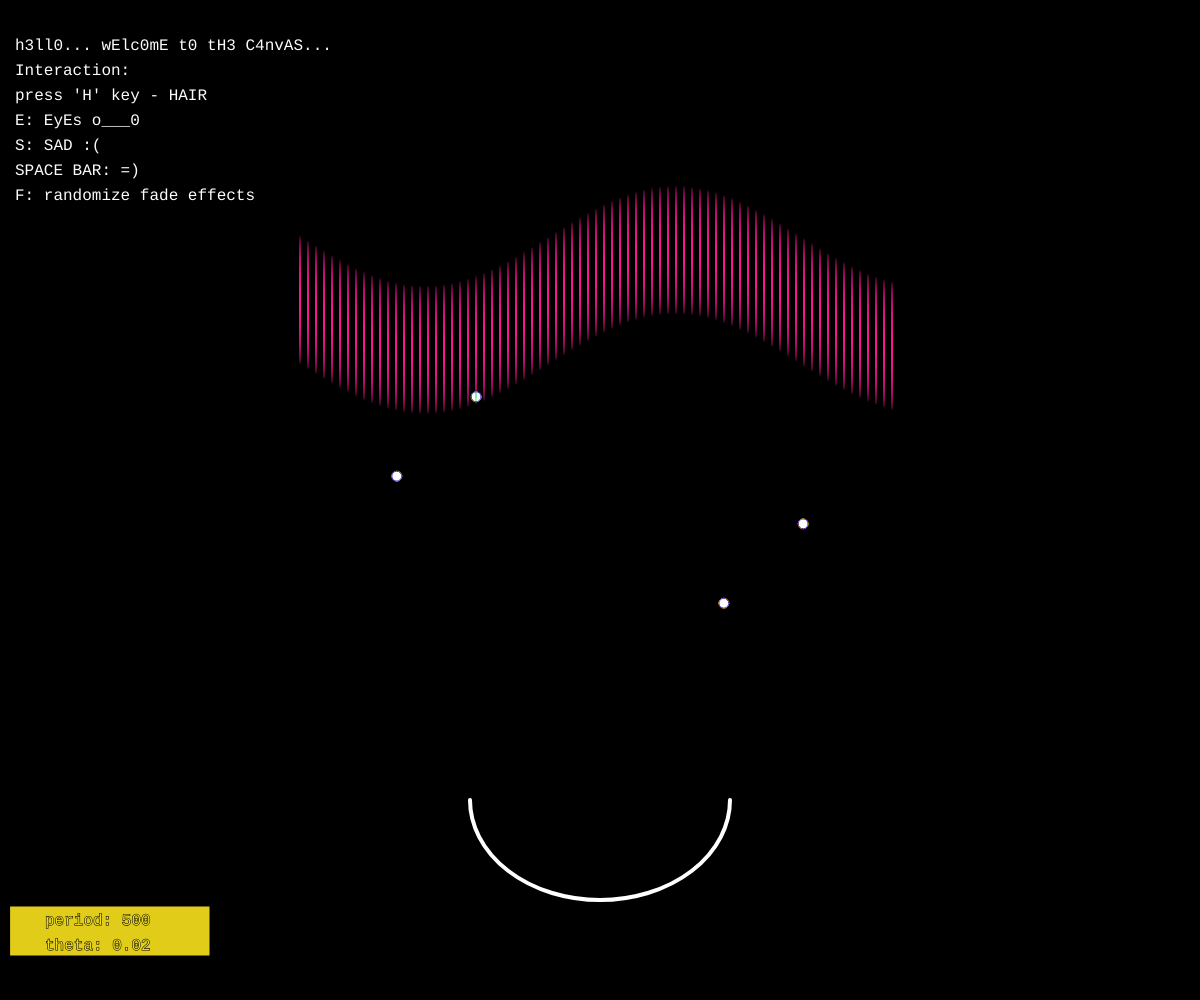
Frame 1 (no input)
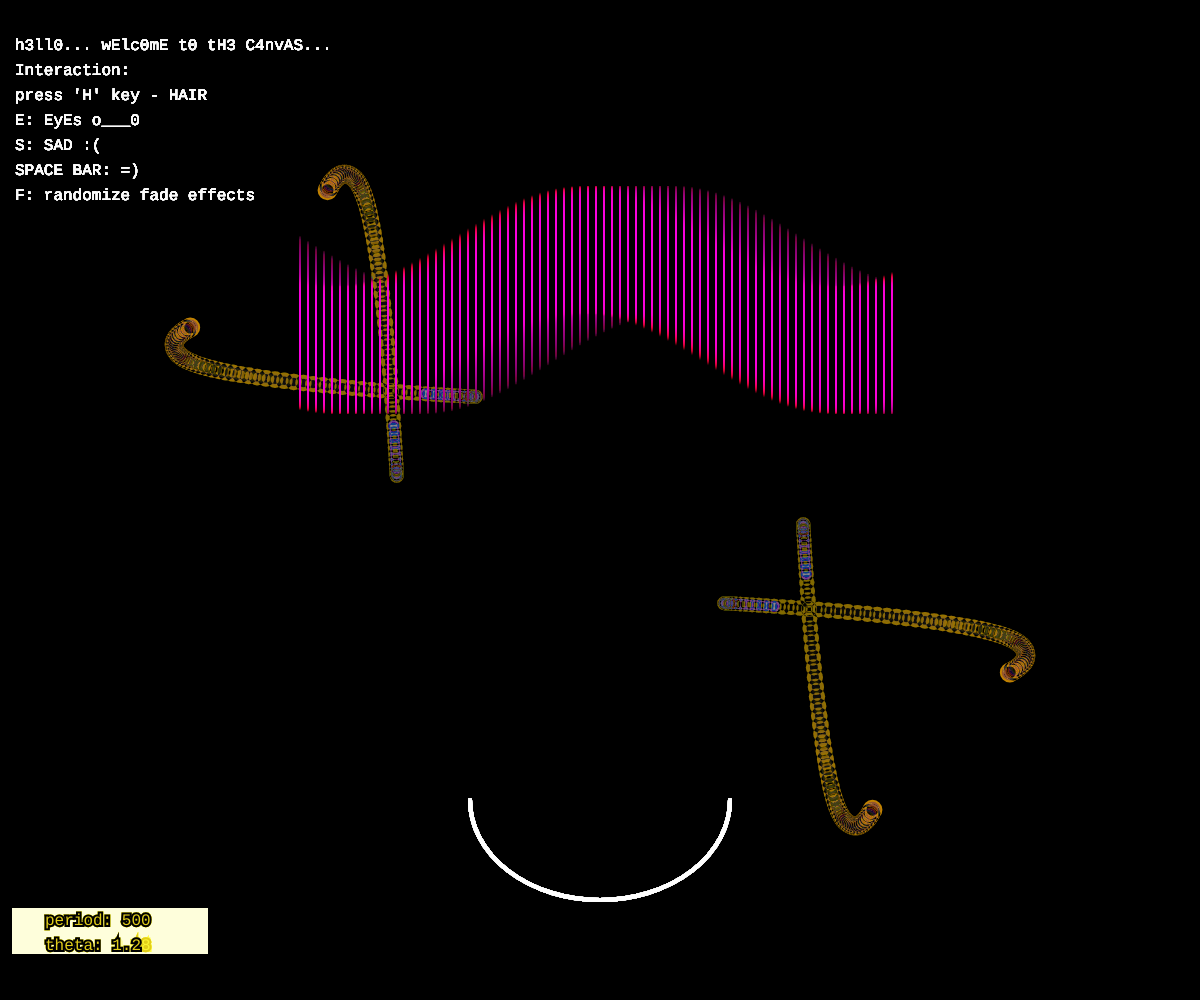
Frame 60 (no input)
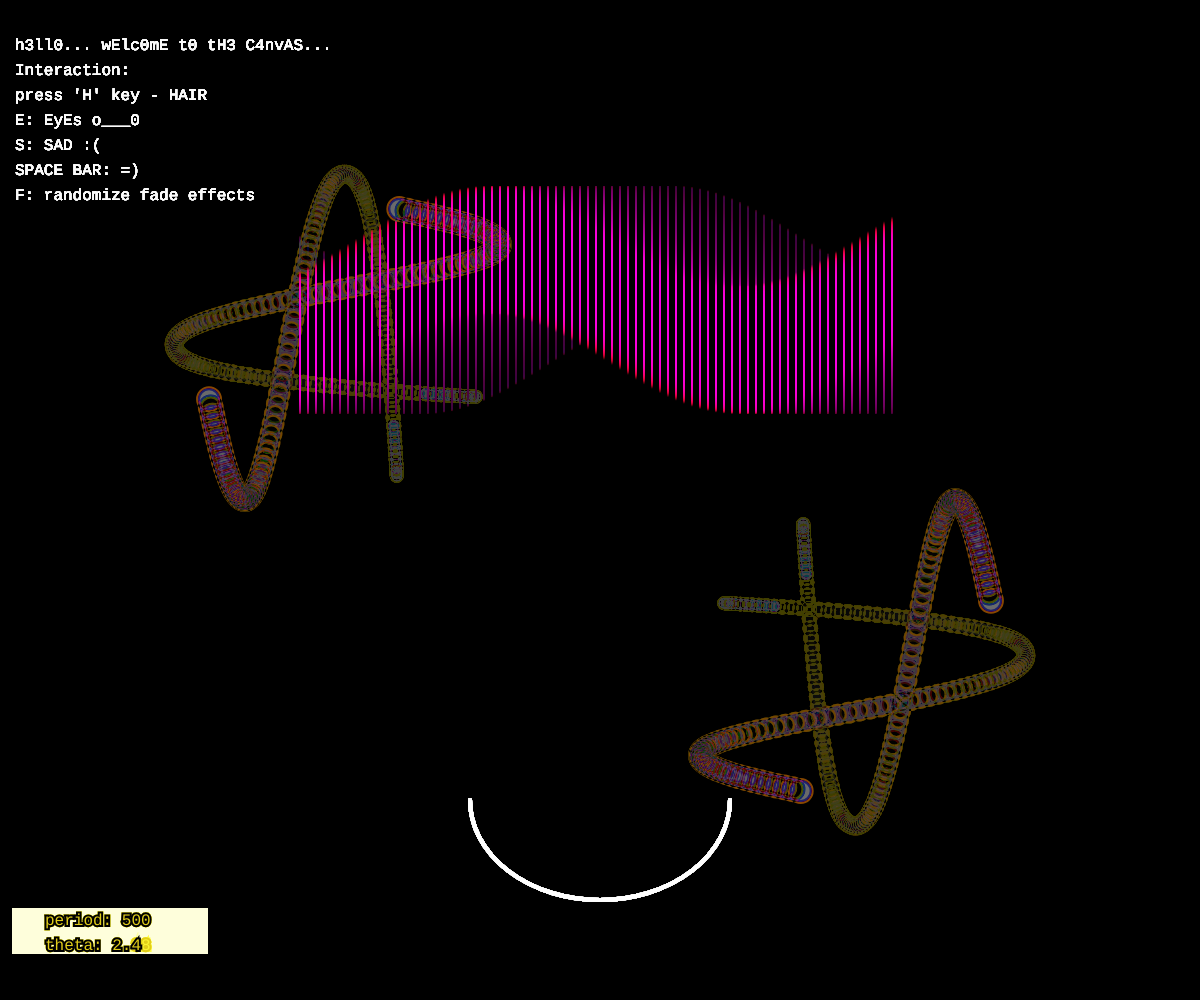
Frame 120 (the mouse pressed at the canvas centre since frame 60)

The p5.js sketch that drew these frames (run headless with seeded random() and noise() and a simulated clock; from frame 60 on, the mouse is pressed at the canvas centre):

// p5.js sketch
// ── sketch.js
/*goal- cycle through randomly generated versions ( simple line / geometric): hair, eyes, mouth(simple ellipses varied in size), maybe like neo-tribal kind of art
*/

//mimicked some code from an AI powered google search, used to generate the arrays that hold the sin wave values, other than that all work is original!

//offset values
var xoff = 0;
var yoff = 0;

//custom variables for circle size and rgb values
var c = 10;
var g = 255;
var r = 255;
var smileStart;
var smileStop;

//sine wave variables to be customized etc
let xspacing = 8; //disctance bt pts on wave
let w; // width of wave
let theta = 0.0; // starting ang
let amplitude = 50.0; //height of wav
let period = 500;
let dx; // value to incr angel for each pt
let yvalues; //array to store y values of wav
let thetaRate = 0.02;

let hairColor = 'deeppink';
let xCirc, vR, cSize;
let xSpeed = 0.1;
let thickness = 1;

let trailBlend, clearBlend;
let fadeModes; //array to store blend modes to be cycled through!
let currentBlendModeIndex = 9;
 // array to store blend mode values



function setup() {
  createCanvas(windowWidth, windowHeight);
  w = width - windowWidth/2; // set width
  dx =  (TWO_PI/ period) * xspacing;
  yvalues = new Array(floor(w / xspacing));
    background(0);
  fadeModes = [BLEND, //0
                ADD, //1
                DARKEST, //2 
                LIGHTEST, //3
                EXCLUSION, //4
                MULTIPLY, //5
                SCREEN, //6
                REPLACE, //7
                REMOVE, //8
                DIFFERENCE, //9 
                OVERLAY, //10
                HARD_LIGHT, //11
                SOFT_LIGHT,  //12
                DODGE, //13
                BURN,  //14
               NORMAL]; //15

  trailBlend = fadeModes[currentBlendModeIndex];
  clearBlend = fadeModes[11];

  smileStart=0;
  smileStop = PI;
}

function draw() {
  
  //interaction instructions
  noStroke();
  fill(255);
  textSize(16)
  textFont('courier');
  text("h3ll0... wElc0mE t0 tH3 C4nvAS...", 15, 50);
  text("Interaction: ", 15, 75);
  text("press 'H' key - HAIR", 15, 100);
  text("E: EyEs o___0 ", 15, 125);
  text("S: SAD :(", 15, 150);
  text("SPACE BAR: =)", 15, 175)
  text("F: randomize fade effects", 15, 200)

  //custom functions to be called and associated variables:
  calcWave(); // calc yvalues for wave
  renderWave(); //draw wave to canvas
  theta += thetaRate; // increment theta for animation (adjusts 'speed' of pink hairs)
  
  
  //maps noise generator to width of screen for symmetric 'trails' animation
  noiseDetail(4,0.1) //sets octave & falloff of noise operator
  var x = map(noise(xoff), 0, 1, 0, width);
  xoff += 0.02;
    
  var y= map(noise(yoff), 0, 1, 0, height)
  yoff += 0.005;
  
  blendMode(trailBlend);
   stroke(r,r-64,0);
    fill(g);
  
  //draw four circles in symmetrical self-reflection
  //(trails effect thru noise)
  circle(x, y, c);
  circle(y, x, c)
  circle(width-x, height-y, c)
  circle(width-y, height-x, c)
  
  //size of circle incremented gradually up until 60pt (see below for statement)
  c+=0.1;
  
  //rgb value of stroke is being incremented and offset by 64 in the red and green channels
  g++;
  r--;
  for(let z=0; z<height; z++){
    
  }
 if (c>60){
   c=0;
  
 }
  if(g>266){
    g=0;
  }
  if(r<-10){
    r=260;
  }

  
  //fade effect
  blendMode(clearBlend);
  stroke(0);
  fill(70, 70, 40, 5);
  rectMode(CENTER);
  square(windowWidth/2, windowHeight/2, windowWidth-20);
  
  
  
  
  //INTERACTION CODE HERE
fill('khaki')
  rect(110,height-69, 200, 50 );
    stroke(0);
  text('period: '+ (int(period*100))/100, 45, height-75);
  text('theta: '+ (int(theta*1000))/1000, 45, height-50);
  //EDIT HAIR
   if (keyIsPressed === true){

 }  
  
  //SMILE
  noFill();
  stroke(255);
  strokeWeight(4)
   arc(width/2, height - 200, 260, 200, smileStart, smileStop);
}

function calcWave(){
  let x = theta; //start w current angle
  for (let i = 0; i < yvalues.length; i++){
    //calc y-value using sine, amp, and current x ''[angle]''
    yvalues[i] = sin(x) * amplitude;
    x += dx; // move to next x-position in the wave
  }
}

function renderWave( ) {
  noStroke(); // no outline for points
  fill(hairColor); //set fill color ;)*/
  //draws 'hair wave' from stored arrayed values of generated sin waves
  for (let x=0; x < yvalues.length; x++) {
    ellipse(x * xspacing+windowWidth/2-windowWidth/4, height / 2-200 + yvalues[x], 2*thickness, 128*thickness) // this changes 'thickness' of hair
    //halving the height centers the wave vertically
  }
}


//key presses, interaction goes here ie. H, E, F and S / Space keys.
function keyReleased(){

  //H hair
     if(keyCode === 72){
 period = random(50, 700);
 thetaRate= random(0.01, 0.09);
    
    dx =  (TWO_PI/ period) * xspacing;
   }
   
   //E Eyes 0______0
   if(keyCode === 69){
     fill(random(255),random(255), 0)
     strokeWeight(random(1, 6));
     stroke(255);
     //left eye
   ellipse(width/2 + 100, height/2-50, 10+random(5,120), 50+random(50));
     // right eye
        ellipse(width/2 - 100, height/2-50, 10+random(5,160), 50+random(15, 100));
    }
  

    //S SAD :(
   if(keyCode === 83){
     smileStart=PI;
     smileStop = 0;
     
   }

   //SPace Happy =)
     if(keyCode === 32){
     smileStart=0;
     smileStop = PI;
     
   }
  

   //F fade effects ( use at your own risk!)
       if(keyCode === 70){
                 fill(255);
                 rect( 80, height/2, 400, 40);
        fill(0);
         textSize(16);
    trailBlend = fadeModes[random([0, 1, 2, 3, 4, 5, 6, 7, 8, 9, 10, 11, 12])];
  text(`trailsFade: ${getBlendModeName(trailBlend)}`, 40, height/2);
         
    clearBlend = fadeModes[random([0, 1, 2, 3, 4, 5, 6, 7, 8, 9, 10, 11, 12])];
            textSize(16);
  text(`clear filter mode: ${getBlendModeName(clearBlend)}`, 40, height/2+20);
   }

         
   

}

//custom helper function to convert blend modes from array into strings to output IE FEEDBACK
function getBlendModeName(mode) {
  switch (mode) {
    case BLEND: return "BLEND";
    case ADD: return "ADD";
    case DARKEST: return "DARKEST";
    case LIGHTEST: return "LIGHTEST";
    case DIFFERENCE: return "DIFFERENCE";
    case EXCLUSION: return "EXCLUSION";
    case MULTIPLY: return "MULTIPLY";
    case SCREEN: return "SCREEN";
    case REPLACE: return "REPLACE";
    case OVERLAY: return "OVERLAY";
    case HARD_LIGHT: return "HARD_LIGHT";
    case SOFT_LIGHT: return "SOFT_LIGHT";
    case DODGE: return "DODGE";
    case BURN: return "BURN";
    case NORMAL: return "NORMAL";
    default: return "UNKNOWN";
  }
}


// ── style.css
html, body {
  margin: 0;
  padding: 20;
  background: black;

}

h1, p {
  font-family:'Courier New', Courier, monospace;

  text-align: center;
  

}
h1 {
  color: lightcoral;
  font-style: italic;
  text-shadow: 1px 2px black;
}
p {
  color:azure;
  font-size: 13pt;
  font-weight: 1000;
  text-shadow: 2px 2px black;
}
canvas {
  display: block;
}
